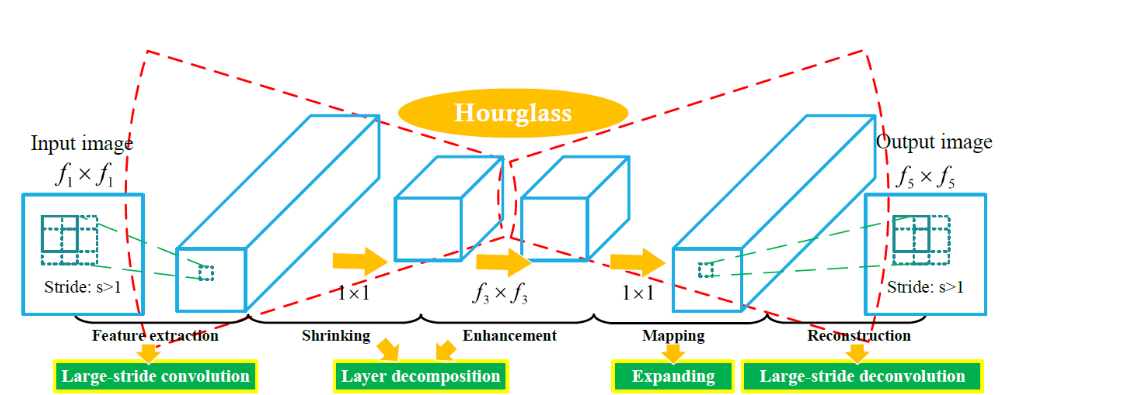
#> input picture img/ARCNN.PNG, 1121 x 395 px; its folder holds 2 pictures in this run
$ python imgcrop_resize.py
#> lines starting #> are read from the running program, lines starting #| are printed output that depends on the picture
import cv2
import numpy as np
import matplotlib.pyplot as plt
import os
from PIL import Image
from scipy.fftpack import dct, idct

if __name__ == '__main__':
    rsize = 512  # 1~100 올라가수록 filesize up.
    direc = "img"

    lidir = os.listdir(direc)
    psnr_li = []
    ssim_li = []
    for i, file in enumerate(lidir):
        print(direc + '/' + file)
        img = Image.open(direc + '/' + file)
#> img is the input picture: PIL image 1121x395 RGBA; mean R, G, B, A 234.6, 242.5, 231.8, 255
        img_resize = img.resize((rsize, rsize), Image.LANCZOS)
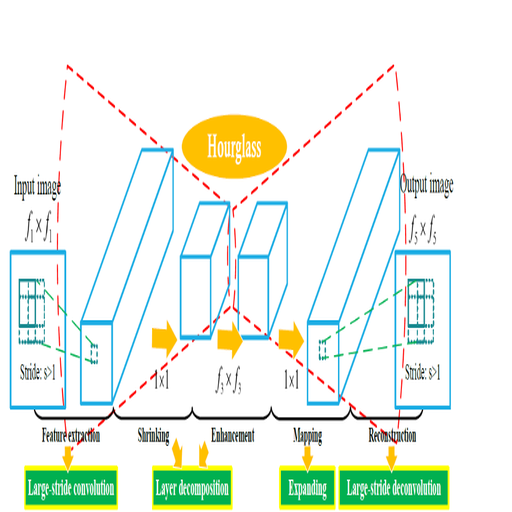
#> img_resize: PIL image 512x512 RGBA; mean R, G, B, A 234.2, 242.2, 231.6, 255
        img_resize.save(f'img_512/{file[:-5]}.png')
#> pass 2 of the loop `for i, file in enumerate(lidir):`:
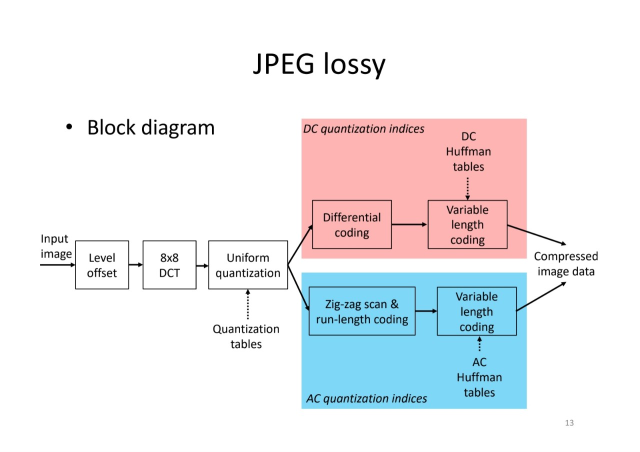
#> input picture img/jpeg_lossy_encoding.jpg, 1280 x 904 px (shown at 1/2 size)
#> img is the input picture: PIL image 1280x904 RGB; mean R, G, B 235.8, 237, 240.1
#> `img_resize = img.resize((rsize, rsize), Image.LANCZOS)`:
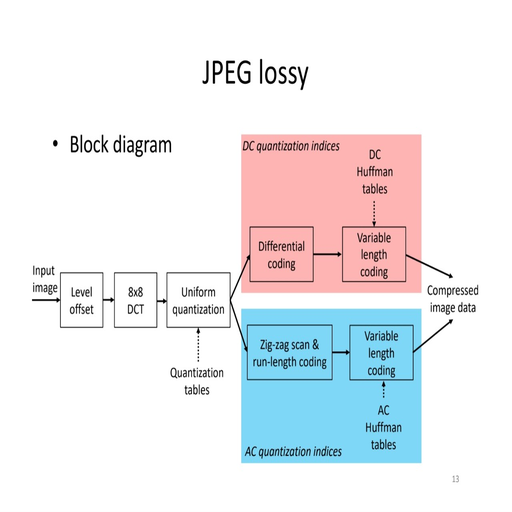
#> img_resize: PIL image 512x512 RGB; mean R, G, B 235.7, 236.9, 240
